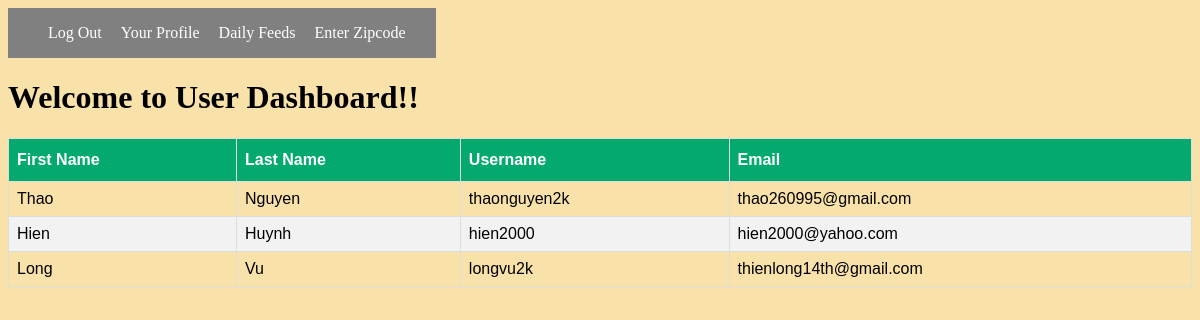
The page /users/ (signed in) on the database as committed earlier.
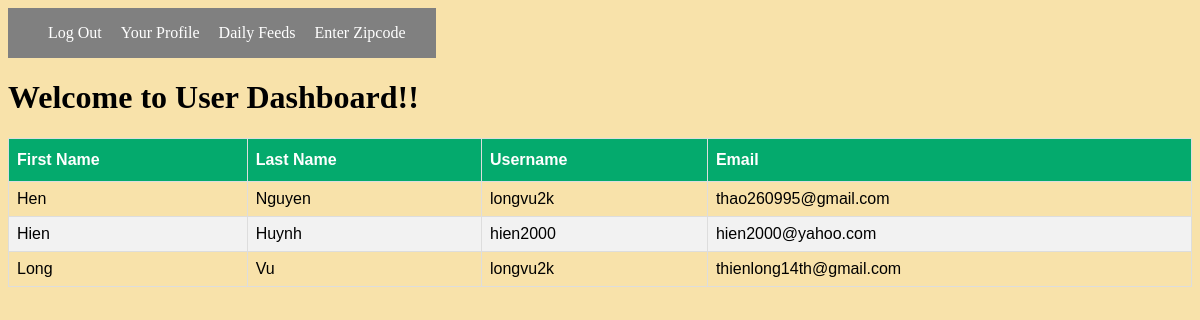
The same page on the database as committed later.
### rateApp/models.py (models this page shows, shortened)
class User(models.Model):
    firstName = models.CharField(max_length=45)
    lastName = models.CharField(max_length=45)
    email = models.EmailField(unique=True)
    username = models.CharField(max_length=45)
    password = models.CharField(max_length=45)
    created_at = models.DateTimeField(auto_now_add=True)
    updated_at = models.DateTimeField(auto_now=True)
    objects = UserManager()

### rateApp/views.py (the view)
# urls.py: path('users/', views.users),
def users(request):
    if 'user_id' not in request.session:
        return redirect('/login/')
    users = User.objects.all()
    context = {
        'users': users,
    }
    return render(request, 'users.html', context)

### rateApp/templates/users.html (shortened to what this page needs)
<!DOCTYPE html>
<html lang="en">
<head>
    {% load static %}
    <link rel='stylesheet' href="{% static 'css/styles.css' %}">
</head>
<body>
    <header>
        <nav class="navbar">
            <ul>
                <li><a href="/logout">Log Out</a></li>
                <li><a href="/profile/">Your Profile</a></li>
                <li><a href="/success/">Daily Feeds</a></li>
                <li><a href="/zipcode/">Enter Zipcode</a></li>
            </ul>
        </nav>
    </header>
    <h1>Welcome to User Dashboard!!</h1>
    <div class="container">
        <table id="customers" class="office">
            <thead>
                <tr>
                    <th>First Name</th>
                    <th>Last Name</th>
                    <th>Username</th>
                    <th>Email</th>
                </tr>
            </thead>
            <tbody>
                {% for user in users %}
                <tr>
                    <td>{{user.firstName}}</td>
                    <td>{{user.lastName}}</td>
                    <td>{{user.username}}</td>
                    <td>{{user.email}}</td>
                </tr>
                {% endfor %}
            </tbody>
        </table>
    </div>
</body>
</html>

Rows that differ between the two databases and show on the page:
changed User "Nguyen": firstName "Thao" → "Hen"; username "thaonguyen2k" → "longvu2k"
